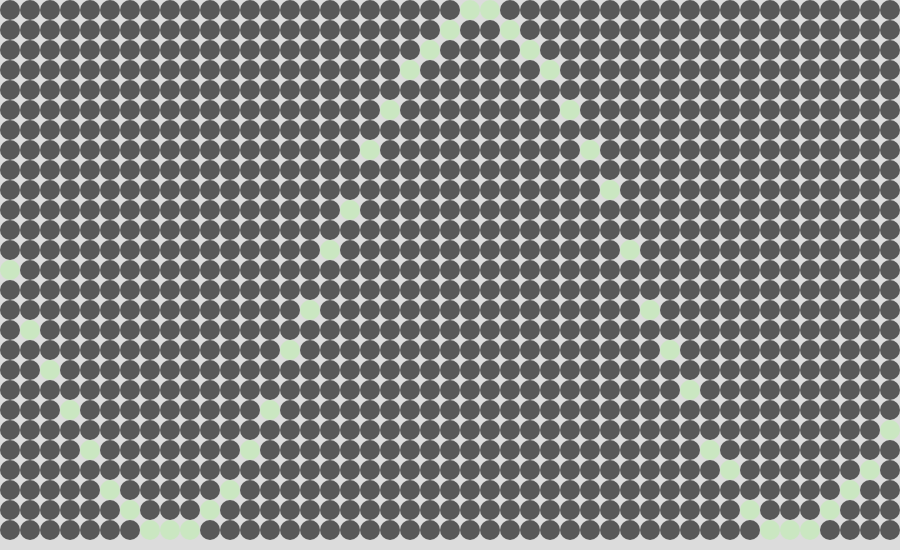
Frame 1 (no input)
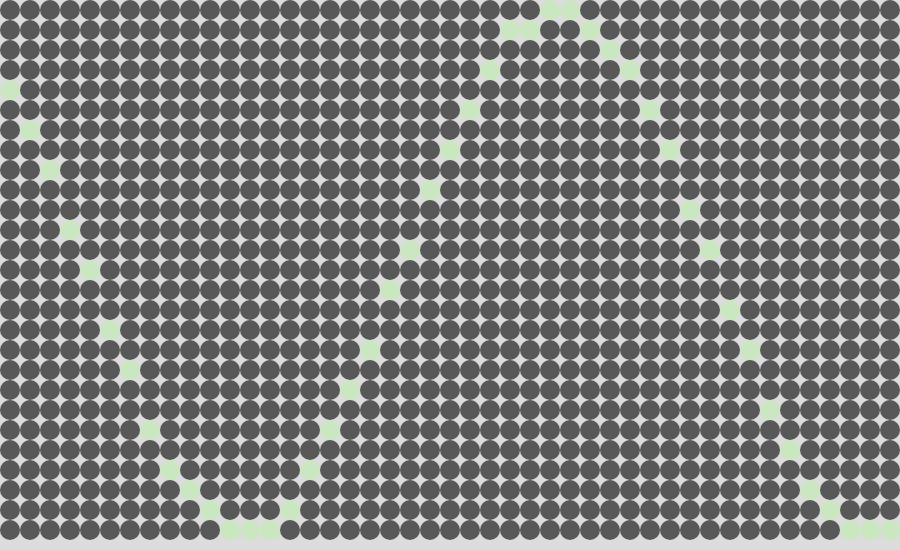
Frame 60 (no input)
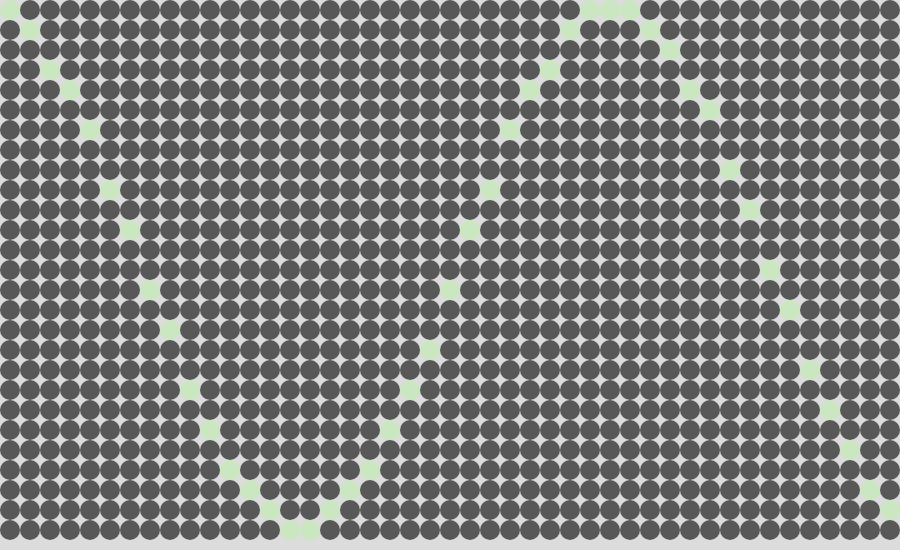
Frame 120 (the mouse pressed at the canvas centre since frame 60)

The p5.js sketch that drew these frames (run headless with seeded random() and noise() and a simulated clock; from frame 60 on, the mouse is pressed at the canvas centre):

// p5.js sketch
// ── sketch.js
const DOT_DIAMETER = 20;
const SPEED = 0.20;

let grid;
let t = 0;

function setup() {
  createCanvas(innerWidth * 0.75, innerHeight * 0.55);
  grid = new Array(floor(height/DOT_DIAMETER));
  for (let i = 0; i < grid.length; i++) {
    grid[i] = new Array(floor(width/DOT_DIAMETER));
  }
}

function draw() {
  background(220);
  sineUpdateGrid();
  drawGrid();
  t += SPEED;
  frameRate(30)
}

function drawGrid() {
  noStroke()
  for (let row = 0; row < grid.length; row++) {
    for (let col = 0; col < grid[0].length; col++) {
      // console.log(col, row)
      if (grid[row][col] == 1) {
        fill(202, 231, 193)
      } else {
        fill(88)
      }
      circle(col*DOT_DIAMETER+.5*DOT_DIAMETER, row*DOT_DIAMETER+.5*DOT_DIAMETER, DOT_DIAMETER);
    }
  }
}

function sineUpdateGrid() {
  sineInterpolate = new Array(grid[0].length);
  for (let i = 0; i < sineInterpolate.length; i++) {
    sineInterpolate[i] = round(map(sin(t + i * SPEED), -1, 1, 0, grid.length-1));
    // print(sineInterpolate[i])
  }

  for (let row = 0; row < grid.length; row++) {
    for (let col = 0; col < grid[0].length; col++) {
      if (sineInterpolate[col] == row) {
        grid[row][col] = 1
      } else {
        grid[row][col] = 0
      }
    }
  }
}
